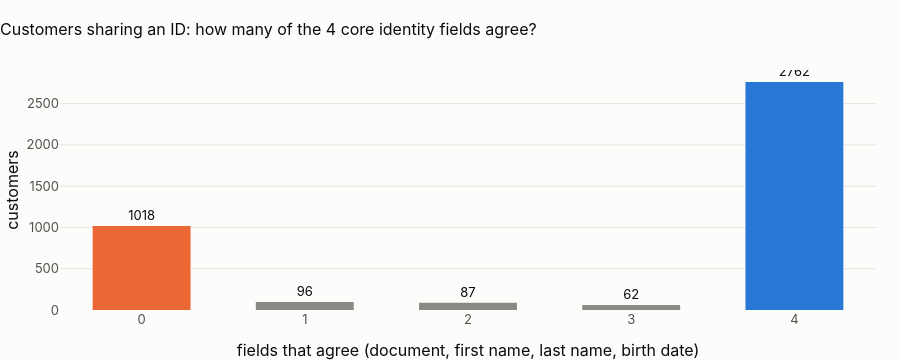

The code cell stored with this chart in its notebook:
### Markdown cell above
## L2 · Probabilistic record linkage for customers (Fellegi–Sunter)
**Question:** how many people appear in both folders, and under which IDs?

**Why not just trust the IDs?** Among the 4,025 customers that share an ID, the four core identity fields
(document number, first name, last name, birth date) tell a bimodal story:

### Code cell
core = con.sql("""select ((m.document_number = b.document_number)::int + (m.first_name = b.first_name)::int
                          + (m.last_name = b.last_name)::int + (m.date_of_birth = b.date_of_birth)::int) n_agree, count(*) n
                  from m_customers m join b_customers b using(customer_id) group by 1 order by 1""").df()
fig = go.Figure(
    go.Bar(
        x=core.n_agree,
        y=core.n,
        marker_color=[theme.ORANGE, "#8a8984", "#8a8984", "#8a8984", theme.BLUE],
        text=core.n,
        textposition="outside",
    )
)
fig.update_layout(
    title="Customers sharing an ID: how many of the 4 core identity fields agree?",
    height=360,
    xaxis_title="fields that agree (document, first name, last name, birth date)",
    yaxis_title="customers",
    bargap=0.4,
)
fig.show()

### Figure 1 — Plotly figure (JSON) as saved in the notebook; plotly's stock layout.template omitted (floating-point values rounded to 4 significant figures)
{"data": [{"marker": {"color": ["#eb6834", "#8a8984", "#8a8984", "#8a8984", "#2a78d6"]}, "text": [1018.0, 96.0, 87.0, 62.0, 2762.0], "textposition": "outside", "type": "bar", "x": [0, 1, 2, 3, 4], "y": [1018, 96, 87, 62, 2762]}], "layout": {"bargap": 0.4, "height": 360, "title": {"text": "Customers sharing an ID: how many of the 4 core identity fields agree?"}, "xaxis": {"title": {"text": "fields that agree (document, first name, last name, birth date)"}}, "yaxis": {"title": {"text": "customers"}}}}
